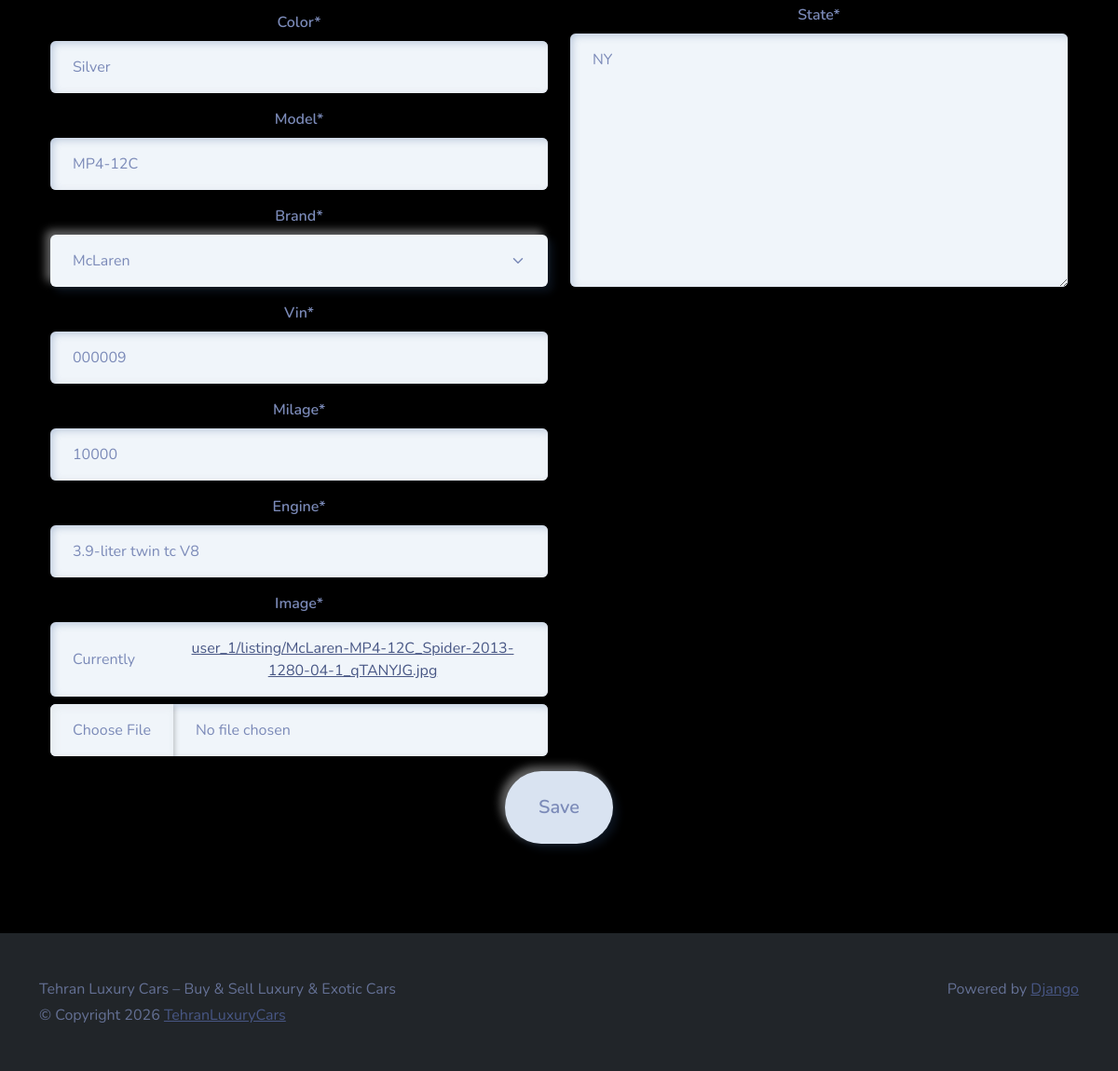
Page /listing/4623caf5-a1e7-4d52-b3e1-283286da0d2d/edit/ (signed in, lower part) on the earlier database version.
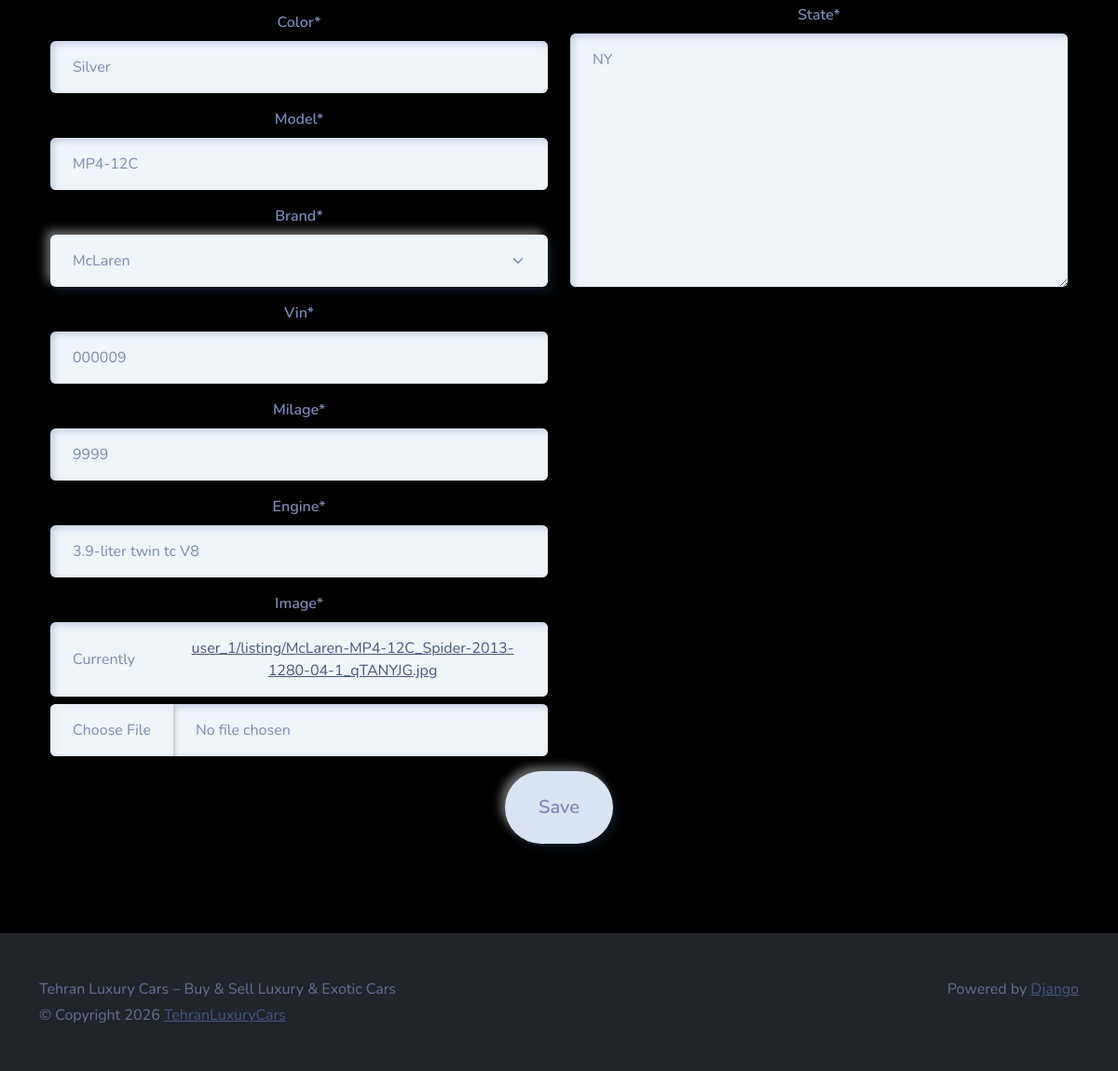
Same page on the later database version.
### main/models.py (models this page shows, shortened)
class Listing(models.Model):
    id = models.UUIDField(primary_key=True, default=uuid.uuid4, unique=True, editable=False)
    created_at = models.DateTimeField(auto_now_add=True)
    updated_at = models.DateTimeField(auto_now=True)
    seller = models.ForeignKey(Profile, on_delete=models.CASCADE)
    brand = models.CharField(max_length=24, choices=CARS_BRANDS, default=None)
    model = models.CharField(max_length=64,)
    vin = models.CharField(max_length=17,)
    milage = models.IntegerField(default=0)
    color = models.CharField(max_length=24,)
    description = models.TextField()
    engine = models.CharField(max_length=24,)
    transmission = models.CharField(max_length=24, choices=TRANSMISSION_OPTIONS, default=None)
    location = models.OneToOneField(Location, on_delete=models.SET_NULL, null=True)
    image = models.ImageField(upload_to=user_listing_path)

### main/views.py (the view)
# urls.py: path('listing/<str:id>/edit/', edit_view, name='edit')
@login_required
def edit_view(request, id):
    try:
        listing = Listing.objects.get(id=id)
        if listing is None:
            raise Exception
        if request.method == 'POST':
            listing_form = ListingForm(request.POST, request.FILES, instance=listing)
            location_form = LocationForm(request.POST, instance=listing.location)
            if listing_form.is_valid() and location_form.is_valid():
                location = location_form.save()
                listing = listing_form.save(commit=False)
                listing.location = location
                listing.save()
                messages.info(request, f'Listing {id} updated successfully!')
                return redirect('home')
            else:
                messages.error(request, 'An error occurred while trying to update listings.')
                return render(request, 'views/edit.html', context)
        else:
            listing_form = ListingForm(instance=listing)
            location_form = LocationForm(instance=listing.location)
        context = {
            'location_form': location_form,
            'listing_form': listing_form
        }
        return render(request, 'views/edit.html', context)
    except Exception as e:
        messages.error(
            request, 'An error occurred while trying to access the edit page.'
        )
        return redirect('home')

### Users/forms.py
class LocationForm(forms.ModelForm):
    Address_1 = forms.CharField(required=True)
    Zip_Code = USZipCodeField(required=True)
    class Meta:
        model = Location
        fields = {'Address_1', 'Address_2', 'City', 'State', 'Zip_Code'}

### main/forms.py
class ListingForm(forms.ModelForm):
    image = forms.ImageField()
    class Meta:
        model = Listing
        fields = {'brand', 'model', 'vin', 'milage',
                  'color', 'description', 'engine', 'transmission', 'image'}

### main/templates/views/edit.html (shortened to what this page needs)
{% extends 'base/base.html' %}
{% load static %}
{% load crispy_forms_tags %}
{% block 'body' %}
<div class="container-fluid text-center py-5">
    <div class="container px-4 py-5">
        <form action="" method="post" enctype="multipart/form-data">
            <div class="row">
                <div class="col-6">
                    {{ listing_form|crispy }}
                </div>
                <div class="col-6">
                    {{ location_form|crispy }}
                </div>
            </div>
            <button class="btn btn-lg btn-danger" type="submit">Save</button>
        </form>
    </div>
</div>
{% endblock %}

Differences in the rows shown:
changed Listing "Silver": milage "10000" → "9999"
